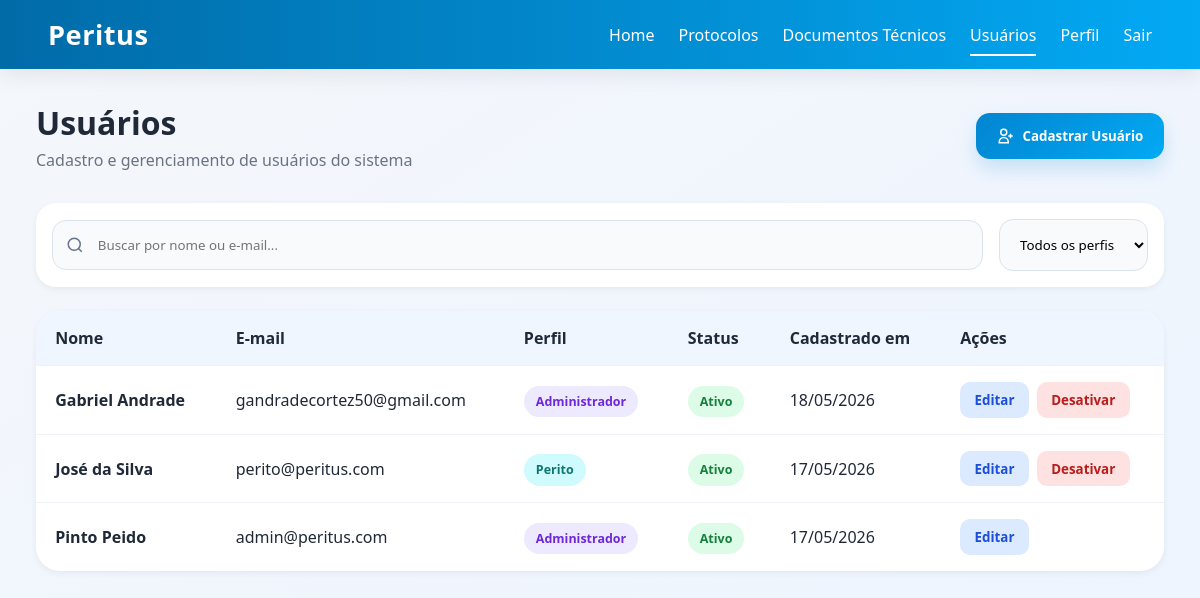
Screenshot of /usuarios/ (signed in) with the database file from the repository.
### usuarios/models.py (models this page shows, shortened)
class Usuario(AbstractUser):
    class Perfil(models.TextChoices):
        ADMINISTRADOR = 'ADM', 'Administrador'
        PERITO        = 'PER', 'Perito'
        SOLICITANTE   = 'SOL', 'Solicitante'
    email = models.EmailField(unique=True)
    perfil = models.CharField(
        max_length=3,
        choices=Perfil.choices,
        default=Perfil.SOLICITANTE,
    )
    USERNAME_FIELD  = 'email'
    REQUIRED_FIELDS = ['username']

### usuarios/views.py (the view)
# urls.py: path('usuarios/',                   u.usuarios_view,        name='usuarios'),
@login_required
def usuarios_view(request):
    context = {
        'usuarios': Usuario.objects.order_by('first_name', 'email'),
        'is_admin': _somente_admin(request),
    }
    return render(request, 'usuarios.html', context)

### usuarios/views.py (called while the page is built)
def _somente_admin(request):
    return request.user.is_authenticated and request.user.perfil == 'ADM'

### templates/usuarios.html (shortened to what this page needs)
{% load static %}
<!DOCTYPE html>
<html lang="pt-BR">
<head>
    <link rel="stylesheet" href="{% static 'home.css' %}">
    <link rel="stylesheet" href="{% static 'dashboard.css' %}">
    <link rel="stylesheet" href="{% static 'table.css' %}">
    <link rel="stylesheet" href="{% static 'form.css' %}">
</head>
<body>
    <header>
        <div class="logo">Peritus</div>
        <nav>
            <a href="{% url 'home' %}">Home</a>
            <a href="{% url 'protocolos' %}">Protocolos</a>
            <a href="{% url 'documentos' %}">Documentos Técnicos</a>
            <a href="{% url 'usuarios' %}" class="active">Usuários</a>
            <a href="{% url 'perfil' %}">Perfil</a>
            <a href="{% url 'logout' %}">Sair</a>
        </nav>
    </header>
    <main class="dashboard">
        <div class="page-header">
            <div>
                <h1>Usuários</h1>
                <p class="page-sub">Cadastro e gerenciamento de usuários do sistema</p>
            </div>
            {% if is_admin %}
            <button class="btn-primary" onclick="abrirModal('modalNovoUsuario')">
                <svg viewBox="0 0 24 24" fill="none" stroke="currentColor" stroke-width="2"><path d="M18 9v3m0 0v3m0-3h3m-3 0h-3m-2-5a4 4 0 1 1-8 0 4 4 0 0 1 8 0zM3 20a6 6 0 0 1 12 0v1H3v-1z"/></svg>
                Cadastrar Usuário
            </button>
            {% endif %}
        </div>
        <div class="filters-bar">
            <div class="search-wrapper">
                <svg viewBox="0 0 24 24" fill="none" stroke="currentColor" stroke-width="2"><circle cx="11" cy="11" r="8"/><path d="m21 21-4.35-4.35"/></svg>
                <input type="text" id="searchUser" placeholder="Buscar por nome ou e-mail..." oninput="filtrar()">
            </div>
            <select id="filtroPerfil" onchange="filtrar()">
                <option value="">Todos os perfis</option>
            </select>
        </div>
        <div class="table-wrapper">
            <table class="data-table">
                <thead>
                    <tr>
                        <th>Nome</th>
                        <th>E-mail</th>
                        <th>Perfil</th>
                        <th>Status</th>
                        <th>Cadastrado em</th>
                        {% if is_admin %}<th>Ações</th>{% endif %}
                    </tr>
                </thead>
                <tbody id="tbodyUsuarios">
                    {% for u in usuarios %}
                    <tr data-nome="{{ u.get_full_name|lower }} {{ u.email|lower }}"
                        data-perfil="{{ u.perfil }}">
                        <td><strong>{{ u.get_full_name|default:u.email }}</strong></td>
                        <td>{{ u.email }}</td>
                        <td>
                            {% if u.perfil == 'ADM' %}<span class="badge badge-admin">Administrador</span>
                            {% elif u.perfil == 'PER' %}<span class="badge badge-perito">Perito</span>
                            {% else %}<span class="badge badge-solicitante">Solicitante</span>
                            {% endif %}
                        </td>
                        <td>
                            {% if u.is_active %}
                                <span class="badge badge-finalizado">Ativo</span>
                            {% else %}
                                <span class="badge badge-inativo">Inativo</span>
                            {% endif %}
                        </td>
                        <td>{{ u.date_joined|date:"d/m/Y" }}</td>
                        {% if is_admin %}
                        <td class="actions-cell">
                            <button class="btn-action btn-ver"
                                onclick="abrirEditar({{ u.pk }}, '{{ u.first_name }}', '{{ u.last_name }}', '{{ u.email }}', '{{ u.perfil }}')">
                                Editar
                            </button>
                            {% if u.pk != request.user.pk %}
                                {% if u.is_active %}
                                <form method="post" action="{% url 'toggleUsuario' u.pk %}" style="display:inline">
                                    <button type="submit" class="btn-action btn-finalizar">Desativar</button>
                                </form>
                                {% else %}
                                <form method="post" action="{% url 'toggleUsuario' u.pk %}" style="display:inline">
                                    {% csrf_token %}
                                    <button type="submit" class="btn-action btn-atribuir">Reativar</button>
                                </form>
                                {% endif %}
                            {% endif %}
                        </td>
                        {% endif %}
                    </tr>
                    {% empty %}
                    <tr><td colspan="6" style="text-align:center">Nenhum usuário encontrado.</td></tr>
                    {% endfor %}
                </tbody>
            </table>
        </div>
    </main>
</body>
</html>

### templates/styles/home.css (style rules this page uses)
:root { --primary: #0285d1; --primary-dark: #016ba8; --primary-light: #03a9f4; --bg: #f4f7fb; --surface: #ffffff; --surface-2: #f8fbff; --text: #1f2937; --text-light: #6b7280; --border: #dbe4ee; --success: #22c55e; --warning: #f59e0b; --danger: #ef4444; --purple: #7c3aed; --shadow-sm: 0 2px 6px rgba(0,0,0,.06); --shadow-md: 0 6px 20px rgba(0,0,0,.08); --radius: 16px; --transition: .25s ease; }
* { margin:0; padding:0; box-sizing:border-box; font-family:'Segoe UI', Tahoma, Geneva, Verdana, sans-serif; }
body { background: linear-gradient(to bottom right,#f4f7fb,#edf4ff); color: var(--text); min-height:100vh; }
header { width:100%; padding:1rem 4%; background: linear-gradient(90deg,var(--primary-dark),var(--primary-light)); display:flex; align-items:center; justify-content:space-between; position:sticky; top:0; z-index:1000; box-shadow: var(--shadow-md); }
.logo { font-size:1.7rem; font-weight:700; color:white; letter-spacing:.5px; }
nav { display:flex; align-items:center; gap:1.5rem; }
nav a { color:white; text-decoration:none; font-weight:500; padding:.4rem 0; position:relative; transition:var(--transition); }
nav a::after { content:''; position:absolute; bottom:-4px; left:0; width:0; height:2px; background:white; transition:var(--transition); }
nav a:hover::after, nav a.active::after { width:100%; }
.dashboard { width:min(1400px,94%); margin:2rem auto; }
.page-header, .tabs-header { display:flex; justify-content:space-between; align-items:center; margin-bottom:2rem; gap:1rem; }
.page-header h1, .tabs-header h1 { font-size:2rem; margin-bottom:.3rem; }
.page-sub { color:var(--text-light); }
.btn-primary, .btn-primary-sm, .btn-secondary-sm, .btn-danger-sm, .btn-cancel { border:none; outline:none; cursor:pointer; transition:var(--transition); text-decoration:none; display:inline-flex; align-items:center; justify-content:center; gap:.5rem; font-weight:600; }
.btn-primary { background:linear-gradient(135deg,var(--primary),var(--primary-light)); color:white; padding:.9rem 1.3rem; border-radius:14px; box-shadow:0 10px 20px rgba(2,133,209,.18); }
.btn-primary svg { width:18px; height:18px; }
.badge { padding:.45rem .75rem; border-radius:999px; font-size:.78rem; font-weight:700; }
.badge-finalizado { background:#dcfce7; color:#15803d; }
.badge-admin { background:#ede9fe; color:#6d28d9; }
.badge-perito { background:#cffafe; color:#0f766e; }

### templates/styles/table.css (style rules this page uses)
.filters-bar { display:flex; justify-content:space-between; align-items:center; gap:1rem; margin-bottom:1.5rem; background:white; padding:1rem; border-radius:20px; box-shadow:var(--shadow-sm); }
.search-wrapper { position:relative; flex:1; }
.search-wrapper svg { width:18px; height:18px; position:absolute; left:14px; top:50%; transform:translateY(-50%); color:#64748b; }
.search-wrapper input { width:100%; padding:.95rem 1rem .95rem 2.8rem; border:1px solid var(--border); border-radius:14px; background:#f8fafc; outline:none; transition:var(--transition); }
.filters-bar select { padding:.95rem 1rem; border-radius:14px; border:1px solid var(--border); background:#f8fafc; }
.table-wrapper { background:white; border-radius:24px; overflow:hidden; box-shadow:var(--shadow-sm); }
.data-table, .recent-table { width:100%; border-collapse:collapse; }
.data-table thead, .recent-table thead { background:#eff6ff; }
.data-table th, .data-table td, .recent-table th, .recent-table td { padding:1rem 1.2rem; text-align:left; }
.data-table tbody tr, .recent-table tbody tr { border-top:1px solid #eef2f7; transition:var(--transition); }
.actions-cell { display:flex; flex-wrap:wrap; gap:.5rem; }
.btn-action { border:none; border-radius:10px; padding:.55rem .9rem; font-weight:600; cursor:pointer; text-decoration:none; transition:var(--transition); }
.btn-ver { background:#dbeafe; color:#1d4ed8; }
.btn-finalizar { background:#fee2e2; color:#b91c1c; }

### rows the page displays
Usuario: get_full_name "Gabriel Andrade", email "gandradecortez50@gmail.com", perfil "Administrador", is_active "Ativo", date_joined "18/05/2026"
Usuario: get_full_name "José da Silva", email "perito@peritus.com", perfil "Perito", is_active "Ativo", date_joined "17/05/2026"
Usuario: get_full_name "Pinto Peido", email "admin@peritus.com", perfil "Administrador", is_active "Ativo", date_joined "17/05/2026"
